Frame 1 (no input): blank canvas, image omitted
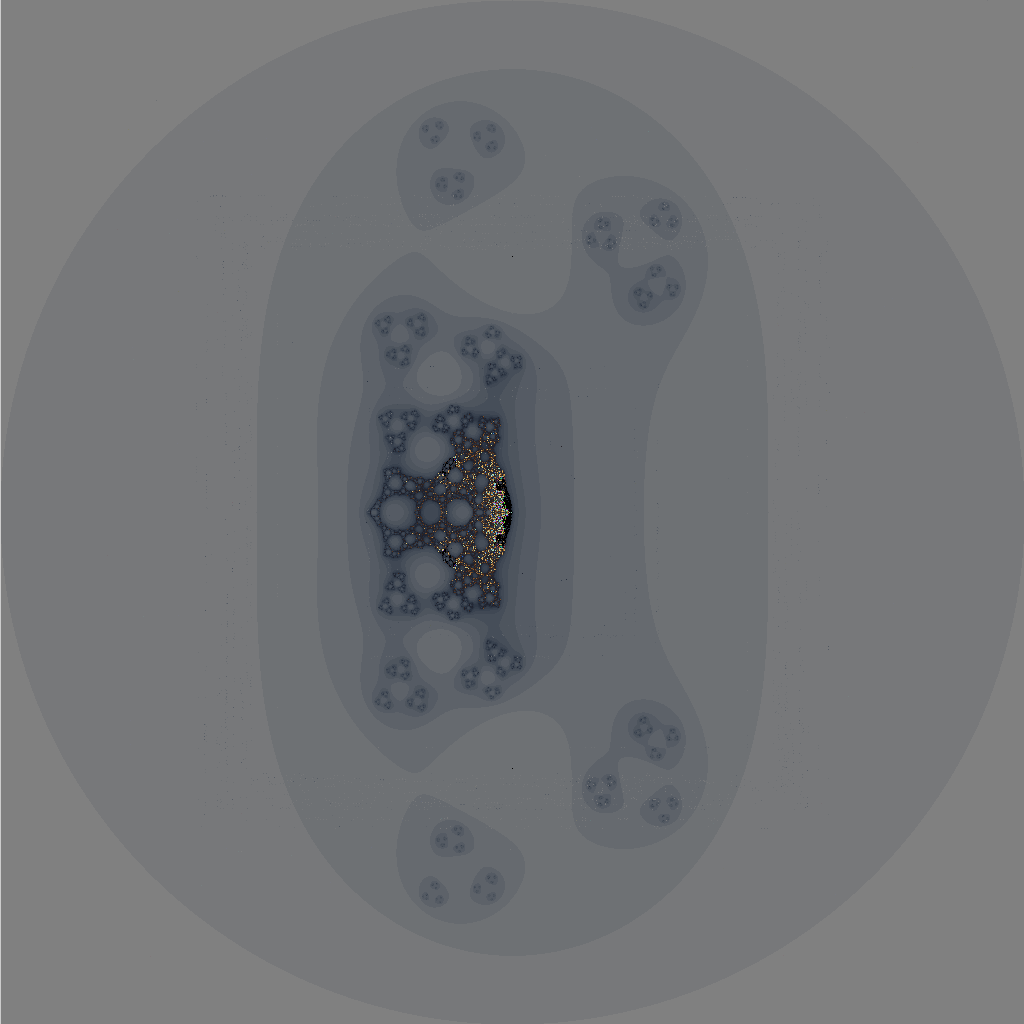
Frame 60 (the mouse pressed at the canvas centre just before this capture)
Frame 120 (the mouse held since frame 60 and released just before this capture): identical to frame 60, image omitted

The Processing sketch that drew this single still picture (run headless with seeded random() and noise(); from frame 60 on, the mouse is pressed at the canvas centre):

// Processing sketch: mandelbrot
// ── mandelbrot.pde
/*
Controls:
left click: zoom in
right click: zoom out
` or ~: reset zoom
_: increase precision (if using variable precision numeric types)
-: decrease precision
+: increase iterations
=: decrease iterations
s or S: toggle path (the trajectory of the point under the mouse) to be drawn at existing zoom or at default zoom
j: toggle julia set mode (zoom remains the same, so usually one would press j then ~)

*/
//import org.apfloat.*;
//import org.apfloat.internal.*;
//import org.apfloat.spi.*;


long prec = 8;
int radix = 32;

int iter = 256;//2048;
int pathSect = 16;
int sect = 1024;

int threads = 3;

int[] threadis;



Ndouble BAILOUT = new Ndouble(4);

Complex<Ndouble> shift = new Complex<Ndouble>(new Ndouble(0),new Ndouble(0));
Complex<Ndouble> scale = new Complex<Ndouble>(new Ndouble(2),new Ndouble(2));

int imageSizeX = 12288;
int imageSizeY = 8192;

Ndouble zoom =new Ndouble(0.5);

PImage bg;

int MINDIM;

boolean julia = false;
Complex<Ndouble> juliaSeed = shift;

public Complex<Ndouble> doStep(Complex<Ndouble> c, Complex<Ndouble> z,int inum)
{
  //return z.prod(c.mulInverse().sum(z.sum(c).mulInverse())).sum(c); // bailout 16 // c 
  //return z.realPow(new fix(1.5)).sum(c.prod(z.mulInverse()));//foam
  return z.mul(z).addEq(c.div(z));//foam
  //return z.mulEq(z).addEq(c);//mandelbrot
  //return z.mulEq(z.add(c)).addEq(c);//fractured mandelbrot
  
  //return z.mul(z).add(c.div(z.add(c)));//
  //return z.prod(z,z).sum(c.prod(z.mulInverse()));//foam
  //return z.prod(z,z,z,z,z,z).sum(c.prod(z.mulInverse()));//foam
  //return z.intPow(inum/32+2).sum(c.prod(z.mulInverse()));//foam
  //return z.intPow(inum%4+2).sum(c.prod(z.mulInverse()));//
  //return z.prod(z).sum(c);//mandelbrot
  //return z.intPow(inum/32+2).sum(c);//
  
  //return z.intPow(1112).sum(c);//
  //return z.prod(z,z,z,z).sum(z.prod(z,z,c.mulInverse()),c);
  //return z.pow(z).prod(c.mulInverse()).sum(z.conj(),c);//ferns
  //return z.pow(z.sum(c)).prod(c.mulInverse()).sum(z.conj(),c,c.prod(z.mulInverse()));//flow
  //return c.pow(z).prod(z.mulInverse()).sum(z);//stress field
  //return c.sum(c.prod(z,c.conj().mulInverse()));//stars
  //return c.prod(c.pow(z.conj()),z,z).sum(z.prod(c.conj().pow(c.prod(z,c.mulInverse().sum(z,c.conj(),z.mulInverse())))),c);//mirror eddies
  //return z.prod(z.sum(c)).sum(c,z.prod(c));//square mandel
  //return z.sum(c).pow(z.prod(c));//sharp flint
  /* these ones need to be updated to the new datatypes:
   //return new ComplexDouble((z.prod(z).imag-c.imag)%2,(z.prod(z).real-c.real)%2);//mandelbar mod
   //return new ComplexDouble((z.prod(z).sum(c).real)%2,(z.prod(z).sum(c).imag)%2);//mandelmod
   //return new ComplexDouble((z.prod(z).sum(c).real)%( 2 / (z.imag * c.real)),(z.prod(z).sum(c).imag)%( 2 / (z.real * c.imag)));//mandelmod2
  */
  //return z.conj().prod(z.conj()).sum(c);// mandelbar   
}



void setup()
{
  size(1024,1024);
  MINDIM = (int)(min(width,height)/2);
  //plotScreen(1);
  bg = get();
  threadis = new int[threads];
  for (int i = 0; i < threads; i++){
    threadis[i] = -1;
  }
  resetThreads();
  
  /*int[] c = new int[] {width/2,height/2};
  for (int i = 0; i < width*height; i++){
    setColor(i);
    rect(c[0],c[1],0,0);
    coordSpiral(c,1);
  }*/
}
boolean stopThreads = false;
int activeThreads = 0;
void resetThreads(){
  stopThreads = true;
  int d = 0;
  while (activeThreads > 0 && d < 250){
    delay(1);
    stopThreads = true;
    d++;
  }
  
  stopThreads = false;
  for (int i = 0 ;i < threads; i++) {
      threadis[i] = i;
      thread("threadFunc"+i);
  }
  
}
void threadFunc(int i){
  activeThreads++;
  
  int[] xy = new int[]{width/2,height/2};
  coordSpiral(xy,threadis[i]);
  while (threadis[i] < width*height){
    if (stopThreads){
      activeThreads--;
      return;
    }
    plotPoint(xy[0],xy[1],iter);
    coordSpiral(xy,threads);
    if (stopThreads){
      activeThreads--;
      return;
    }
    threadis[i]+= threads;
  }
  threadis[i] = -1;
  activeThreads--;
  return;
}

void threadFunc0(){threadFunc(0);}
void threadFunc1(){threadFunc(1);}
void threadFunc2(){threadFunc(2);}
void threadFunc3(){threadFunc(3);}
void threadFunc4(){threadFunc(4);}
void threadFunc5(){threadFunc(5);}
void threadFunc6(){threadFunc(6);}
void threadFunc7(){threadFunc(7);}

int sign(int n){
  return (n>0)?1:-1;
}
void coordSpiral(int[] xy,int i){
  
  /*   k jih g
       l6 5 4f
       m7 0 3e
       n8 1 2d
       o 9ab c
  * /
  // in bottom coord:
  // 1,9,10,11,25,26,27,28,29
  // {n-(floor√n)^2 < root}
  // in top quad:
  // 5,17,18,19,
  int r = (int)sqrt(i);
  r *= r;
  int d = i-r;
  if (d < r
  */
  xy[0] -= width/2;
  xy[1] -= height/2;
  for (int n = 0; n < i; n++){
    if (abs(xy[0])>=abs(xy[1]+(xy[1]>0 && xy[0]>0?1:0)) ){
      xy[1] += sign(xy[0]);
      
      /*if (xy[1]<-height/2 || xy[1]>=height-height/2){
        //skip over x row;
        xy[0] -= xy[1];
        xy[1] -= sign(xy[0]);
      }*/
    }else{
      xy[0] -= sign(xy[1]);
      
      /*if (xy[0]<-width/2 || xy[0]>=width-width/2){
        //skip over y col;
        xy[1] -= xy[0];
        xy[0] += sign(xy[1]);
      }*/
    }
  }
  xy[0] += width/2;
  xy[1] += height/2;
}



public float[] getCoords(Complex<Ndouble> point)
{
  return new float[] { width/2.+ MINDIM*((point.real.sub(shift.real).divEq(scale.real).toFloat())),
                       height/2.+MINDIM*((point.imag.sub(shift.imag).divEq(scale.imag).toFloat()))};
}
public float[] getCoords(Complex<Ndouble> point,boolean defaultWindow)
{
  if(defaultWindow)
  {
    return new float[] { width/2.+ MINDIM*((point.real.toFloat())/2),
                       height/2.+MINDIM*((point.imag.toFloat())/2)};
  }else{
    return getCoords(point);
  }
}

public Complex<Ndouble> getPoint(int x,int y)
{
  Complex<Ndouble> r = shift.add(scale.getPoint((x -  width/2.)/MINDIM,(y -  height/2.)/MINDIM));
  return r;
  //return r.sum(r.prod(new ComplexDouble(4,-2)).mulInverse());
  //return r.sum(r.prod(new ComplexDouble(1)).mulInverse());
  //return r.sum(r.prod(new ComplexDouble(2)).mulInverse());
  //return r.sum(r.prod(new ComplexDouble(-2)).mulInverse());
  //return r.prod((new ComplexDouble(log((float)r.r()),r.theta())));
}

public void setColor(double depth)
{
  stroke(getColor(depth));
}
color getColor(double depth)
{
  if (depth < 0)
  {
    return color(0);
  }else{
    float r = 128-(sin((float)depth/11)*96);
    float g = 128-(sin((float)depth/13)*96);
    float b = 128-(sin((float)depth/17)*96);
    return color(r,g,b);
  }
}

public int testPoint(Complex<Ndouble> point, int iterations)
{
  
  int bailout = -1;
  Complex<Ndouble> z = point.copy();
  for (int i = 0; i < iterations; i++)
  {
    if ( z.abs2().gt(BAILOUT) ) 
    {
      bailout = i;
      break;
    }
    if (stopThreads){
      return iterations;
    }
    z = doStep(julia?juliaSeed.copy():point,z,i);
  }
  return bailout;
}


public int drawPath(int[] coords, int iterations)
{
  int bailout = -1;
  Complex<Ndouble> z = getPoint(coords[0],coords[1]);
  Complex<Ndouble> c = getPoint(coords[0],coords[1]);
  for (int i = 0; i < iterations; i++)
  {
    setColor(i);
    
    float[] oldCoords = getCoords(z);
    if ( z.abs2().gt(BAILOUT) ) 
    {
      bailout = i;
      break;
    }
    z = doStep(julia?juliaSeed.copy():c,z,i);
    float[] newCoords = getCoords(z);
    line(oldCoords[0],oldCoords[1],newCoords[0],newCoords[1]);
  }
  return bailout;
}


boolean pathMode = false;
int pathIndex = 0;
Complex<Ndouble> pathZ =  shift.copy();
Complex<Ndouble> pathC =  shift.copy();
public void contPath(int n)
{
  for(int i = 0 ; i < n ; i++)
  {
    if(pathZ.abs2().lt(BAILOUT))
    {
      
      setColor(pathIndex);
      float[] oldCoords = getCoords(pathZ,pathMode);
      pathZ = doStep(julia?juliaSeed.copy():pathC,pathZ,pathIndex);
      float[] newCoords = getCoords(pathZ,pathMode);
      line(oldCoords[0],oldCoords[1],newCoords[0],newCoords[1]);
      pathIndex ++;
    }
  }
}
public void plotPoint(int x,int y, int iter)
{
     Complex<Ndouble> point = getPoint(x,y);
    int i = testPoint(point,iter);
    color c = getColor((double) i);
    set(x,y, c);
    bg.set(x,y, c);
}
public void plotRow(int y, int iter)
{
  Complex<Ndouble> point;
  for(int x = 0;x<width;x++)
  {
    point = getPoint(x,y);
    int i = testPoint(point,iter);
    setColor((double) i);
    rect(x,y,0,0);
  }
}
public void plotCol(int x, int iter)
{
  Complex<Ndouble> point;
  for(int y = 0;y<height;y++)
  {
    point = getPoint(x,y);
    int i = testPoint(point,iter);
    setColor((double) i);
    rect(x,y,0,0);
  }
}



public void plotScreen( int iter)
{
  Complex<Ndouble> point;
  for(int ix = 0;ix<width;ix++)
  {
    int x = (width/2)+((ix%2==0)?ix/2:-(ix+1)/2);
   for(int y = 0; y < height; y++)
   {
    point = getPoint(x,y);
        
    int i = testPoint(point,iter);

    setColor((double) i);
    rect(x,y,0,0);
   }
  }
}
  
  






void mouseClicked()
  {
    //iter = (int) (iter + 0.125 * iter);
    //println(iter);
    if(mouseButton == RIGHT)
    {
      zoom.recipEq();
    }
    background(255,255,255);
    imageMode(CENTER);
    image(bg, width/2. - (mouseX - width/2.)/(float)zoom.toFloat(),height/2. - (mouseY -height/2.)/(float)zoom.toFloat(),(width/(float)zoom.toFloat()),(height/(float)zoom.toFloat()));
    imageMode(CORNER);
    shift.addEq(scale.getPoint((mouseX - width/2.)/MINDIM,(mouseY - height/2.)/MINDIM));
    scale.realmulEq(zoom);
    bg = get();
    //plotScreen(iter);
    y = 0;
    resetThreads();
    //bg = get();
    if(mouseButton == RIGHT)
    {
      zoom.recipEq();
    }
}

void mouseMoved() 
{
    image(bg,0,0);
    pathZ = getPoint(mouseX,mouseY);
    pathC = getPoint(mouseX,mouseY);
    pathIndex = 0;
    contPath(pathSect);
}

void keyPressed()
{
  if (key == '_'){
    //new fix().hiPrec(8,new fix[] {(fix)BAILOUT,(fix)shift.real,(fix)shift.imag,(fix)scale.real,(fix)scale.imag,(fix)zoom});
    prec += 8;  
    BAILOUT.rePrec();
    shift.real.rePrec();
    shift.imag.rePrec();
    scale.real.rePrec();
    scale.imag.rePrec();
    zoom.rePrec();
  }
  if (key == '-'){
    //new fix().loPrec(8,new fix[] {(fix)BAILOUT,(fix)shift.real,(fix)shift.imag,(fix)scale.real,(fix)scale.imag,(fix)zoom});
    prec -= 8;
    BAILOUT.rePrec();
    shift.real.rePrec();
    shift.imag.rePrec();
    scale.real.rePrec();
    scale.imag.rePrec();
    zoom.rePrec();
  }
  if (key == '='){
    iter /= 2;
  }
  if (key == '+'){
    iter = iter*2+1;
  }
  if (key == '`' || key == '~')
  {
       shift.real = shift.real.fromFloat(0);
       shift.imag = shift.imag.fromFloat(0);
       scale.real = shift.real.fromFloat(2);
       scale.imag = shift.imag.fromFloat(2);
       y = 0;
       resetThreads();
  }else
  if (key == 'S' || key == 's')
  {
    pathMode = !pathMode;
    image(bg,0,0);
    pathZ = getPoint(mouseX,mouseY);
    pathC = getPoint(mouseX,mouseY);
    pathIndex = 0;
    contPath(pathSect);
  }
  if (key == 'p' || key == 'P')
  {
    //CalcScreen(scaleX,scaleY,shiftX,shiftY,iter,imageSizeX,imageSizeY).save("out.png");
  }
  if (key == 'j'){
    juliaSeed = getPoint(mouseX,mouseY);
    julia = !julia;
    y=0;
    resetThreads();
  }
  
}

int y = 0;
void draw()
{
  /*if( y < height)
  {
    image(bg,0,0);
    for ( int i = 0; i < (sect/width); i++)
    {
      //print(i);
      plotRow( (height/2)+(((y+i)%2==0)?(i+y)/2:-(y+1+i)/2) ,iter);
    }
    bg = get();
    y += (sect/width);
  }
  */
  contPath(pathSect);
}

// ── numerics.pde
abstract class Numeric<T extends Numeric<T>>{
  Numeric(double v){
  }
  abstract T copy();
  abstract T set(T other);
  
  T add(T other){return copy().addEq(other);}
  T sub(T other){return copy().subEq(other);}
  T mul(T other){return copy().mulEq(other);}
  T div(T other){return copy().divEq(other);}
  T neg(){return copy().neg();}
  T recip(){return copy().recip();}
  abstract T fromFloat(float v);
  T shiftRight(int n){return copy().shiftRightEq(n);}
  T abs(){
    if (this.lt(this.fromFloat(0))){
      return this.neg();
    }
    return (T) this;
  }
  
  abstract T addEq(T other);
  abstract T subEq(T other);
  abstract T mulEq(T other);
  abstract T divEq(T other);
  abstract T negEq();
  abstract T recipEq();
  abstract T shiftRightEq(int n);
  
  abstract boolean eq(T other);
  boolean neq(T other){return !this.eq(other);}
  abstract boolean leq(T other);
  boolean gt(T other){return !this.leq(other);}
  abstract boolean geq(T other);
  boolean lt(T other){return !this.geq(other);}
  
  abstract float toFloat();
  
  
  T sqrt(){
    T guess = (T)this;
    T oldOther = (T)this;
    T oldOldOther = (T)this;
    T other = this.div(guess);
    T diff = other.sub(guess); 
    while (diff.abs().gt((T)this) && oldOther.neq(other) && oldOldOther.neq(other)) {
      guess = diff.shiftRight(1).add(guess);
      oldOldOther = oldOther;
      oldOther = other;
      other = this.div(guess);
      diff = other.sub(guess); 
    }
    return guess;
  }
  
  abstract T log0();
}

class Complex<T extends Numeric<T>> extends Numeric<Complex<T>>{
  public T imag;
  public T real;

  Complex(T r, T i){
    super(0);
    real = r;
    imag = i;
  }
  
  Complex<T> copy(){
    return new Complex<T>(real.copy(),imag.copy());
  }
  Complex<T> set(Complex<T> other){
    real = other.real;
    imag = other.imag;
    return this;
  }
  
  Complex<T> add(Complex<T> o){
    return new Complex<T>(real.add(o.real),imag.add(o.imag));
  }
  Complex<T> sub(Complex<T> o){
    return new Complex<T>(real.sub(o.real),imag.sub(o.imag));
  }
  Complex<T> mul(Complex<T> o){
    return new Complex<T>(real.mul(o.real).subEq(imag.mul(o.imag)),real.mul(o.imag).addEq(imag.mul(o.real)));
  }
  Complex<T> div(Complex<T> o){
    return mul(o.recip());
  }
  Complex<T> neg(){
    return new Complex<T>(real.neg(),imag.neg());
  }
  Complex<T> conj(){
    return new Complex<T>(real,imag.neg());
  }
  Complex<T> recip(){
    return conj().realdiv(abs2());
  }
  Complex<T> addEq(Complex<T> o){
    real.addEq(o.real);
    imag.addEq(o.imag);
    return this;
  }
  Complex<T> subEq(Complex<T> o){
    real.subEq(o.real);
    imag.subEq(o.imag);
    return this;
  }
  Complex<T> mulEq(Complex<T> o){
    T tmp2 = real.mul(o.imag);
    T tmp = (imag.mul(o.imag));
    imag.mulEq(o.real).addEq(tmp2);
    real.mulEq(o.real).subEq(tmp);
    return this;
  }
  Complex<T> divEq(Complex<T> o){
    return mulEq(o.recip());
  }
  Complex<T> negEq(){
    real.negEq();imag.negEq();
    return this;
  }
  Complex<T> conjEq(){
    imag.negEq();
    return this;
  }
  Complex<T> recipEq(){
    return conjEq().realdivEq(abs2());
  }
  T abs2(){
    return real.mul(real).add(imag.mul(imag));
  }
  T r(){
    return abs2().sqrt();
  }
  Complex<T> abs(){
    return new Complex<T>(r(),real.sub(real));
  }
  Complex<T> realdiv(T n){
    return new Complex<T>(real.div(n),imag.div(n));
  }
  Complex<T> realmul(T n){
    return new Complex<T>(real.mul(n),imag.mul(n));
  }
  Complex<T> realdivEq(T n){
    real.divEq(n);imag.divEq(n);
    return this;
  }
  Complex<T> realmulEq(T n){
    real.mulEq(n);imag.mulEq(n);
    return this;
  }
  
  float toFloat(){
    return 0;
  }
  Complex<T> fromFloat(float f){
    return new Complex<T>(real.sub(real),real.sub(real));
  }
  Complex<T> shiftRight(int n){
    return new Complex<T>(real.shiftRight(n),imag.shiftRight(n));
  }
  Complex<T> shiftRightEq(int n){
    real.shiftRightEq(n);imag.shiftRightEq(n);
    return this;
  }
  
  
  boolean geq(Complex<T> o){return false;}
  boolean eq(Complex<T> o){return real.eq(o.real)&&imag.eq(o.imag);}
  boolean leq(Complex<T> o){return false;}
  Complex<T> log0(){
    return new Complex<T>(real.log0(),real.sub(real));
  }
  
  Complex<T> getPoint(float x, float y){
    return new Complex<T>(real.mul(real.fromFloat(x)),imag.mul(imag.fromFloat(y)));
  }
  
}

class Ndouble extends Numeric<Ndouble>{
  double v;
  Ndouble(double V){
    super(V);
    v = V;
  }
  
  Ndouble copy(){
    return new Ndouble(v);
  }
  Ndouble set(Ndouble o){
    v = o.v;
    return this;
  }
  
  Ndouble add(Ndouble o){ return new Ndouble(v+o.v);}
  Ndouble sub(Ndouble o){ return new Ndouble(v-o.v);}
  Ndouble mul(Ndouble o){ return new Ndouble(v*o.v);}
  Ndouble div(Ndouble o){ return new Ndouble(v/o.v);}
  Ndouble neg(){ return new Ndouble(-v);}
  Ndouble recip(){ return new Ndouble(1/v);}
  Ndouble shiftRight(int n){ return new Ndouble(v*Math.pow(.5,n));}
  
  Ndouble addEq(Ndouble o){ v += o.v;return this;}
  Ndouble subEq(Ndouble o){ v -= o.v;return this;}
  Ndouble mulEq(Ndouble o){ v *= o.v;return this;}
  Ndouble divEq(Ndouble o){ v /= o.v;return this;}
  Ndouble negEq(){ v = -v;return this;}
  Ndouble recipEq(){ v = 1/v;return this;}
  Ndouble shiftRightEq(int n){ v *= Math.pow(.5,n);return this;}
  
  Ndouble fromFloat(float V){ return new Ndouble((double) V);}
  Ndouble abs(){ return new Ndouble(Math.abs(v));}
  
  boolean eq(Ndouble o){ return v == o.v;}
  boolean neq(Ndouble o){ return v != o.v;}
  boolean leq(Ndouble o){ return v <= o.v;}
  boolean gt(Ndouble o){ return v > o.v;}
  boolean geq(Ndouble o){ return v >= o.v;}
  boolean lt(Ndouble o){ return v < o.v;}
  
  float toFloat(){ return (float)v;}
  
  Ndouble sqrt(){return new Ndouble(Math.sqrt(v));}
  
  Ndouble log0(){return new Ndouble(((double)-1.)/0.);}
  void rePrec(){}
}

/*
class AP extends Numeric<AP>{
  Apfloat val;
  AP(double V){
    super(V);
    val = new Apfloat(V,prec,radix);
  }
  AP(Apfloat V){
    super(0);
    val = V;
  }
  
  AP copy(){
    return new AP(val);
  }
  AP set(AP o){
    val = o.val;
    return this;
  }
  
  AP add(AP o){ return new AP(val.add(o.val));}
  AP sub(AP o){ return new AP(val.subtract(o.val));}
  AP mul(AP o){ return new AP(val.multiply(o.val));}
  AP div(AP o){ 
  if (o.val.compareTo(new Apfloat(0,prec,radix)) == 0){
    return new AP(1e30);
  }
  return new AP(val.divide(o.val));}
  AP neg(){ return new AP(val.negate());}
  AP recip(){ return new AP(new Apfloat(1,prec,radix).divide(val));}
  AP shiftRight(int n){ return new AP(val.multiply(ApfloatMath.pow(new Apfloat(.5,prec,radix),n)));}
  
  AP addEq(AP o){ return this.set(this.add(o));}
  AP subEq(AP o){ return this.set(this.sub(o));}
  AP mulEq(AP o){ return this.set(this.mul(o));}
  AP divEq(AP o){ return this.set(this.div(o));}
  AP negEq(){ return this.set(this.neg());}
  AP recipEq(){ return this.set(this.recip());}
  AP shiftRightEq(int n){ return this.set(this.shiftRight(n));}
  
  AP fromFloat(float V){ return new AP((double) V);}
  AP abs(){ return new AP(ApfloatMath.abs(val));}
  
  boolean eq(AP o){ return val.compareTo(o.val)==0;}
  boolean leq(AP o){ return val.compareTo(o.val)<=0;}
  boolean geq(AP o){ return val.compareTo(o.val)>=0;}
  
  float toFloat(){ return val.floatValue();}
  
  AP sqrt(){return new AP(ApfloatMath.sqrt(val));}
  
  AP log0(){return new AP(((double)-1.)/0.);}
  
  void rePrec(){
    val = val.precision(prec);
  }
  
}
*/
/*
class FastComplex extends Numeric<FastComplex>{
  double dreal;
  double dimag;
  boolean isApcomplex;  
  Apcomplex val;
  FastComplex(double r, double i){
    super(0);
    dreal = r;
    dimag = i;
    isApcomplex = false;
  }
  FastComplex(Apfloat r, Apfloat i){
    super(0);
    val = new Apcomplex(r,i);
    isApcomplex = true;
  }
  
  
  FastComplex copy(){
    if (isApcomplex){
      return new FastComplex(val.real(),val.imag());
    }else{
      return new FastComplex(dreal,dimag);
    }
  }
  FastComplex set(FastComplex other){
    dreal = other.dreal;
    dimag = other.dimag;
    val = other.val;
    isApcomplex = other.isApcomplex;
    return this;
  }
  
  FastComplex add(FastComplex o){
    if (isApcomplex)
    return new Complex<T>(real.add(o.real),imag.add(o.imag));
  }
  Complex<T> sub(Complex<T> o){
    return new Complex<T>(real.sub(o.real),imag.sub(o.imag));
  }
  Complex<T> mul(Complex<T> o){
    return new Complex<T>(real.mul(o.real).subEq(imag.mul(o.imag)),real.mul(o.imag).addEq(imag.mul(o.real)));
  }
  Complex<T> div(Complex<T> o){
    return mul(o.recip());
  }
  Complex<T> neg(){
    return new Complex<T>(real.neg(),imag.neg());
  }
  Complex<T> conj(){
    return new Complex<T>(real,imag.neg());
  }
  Complex<T> recip(){
    return conj().realdiv(abs2());
  }
  Complex<T> addEq(Complex<T> o){
    real.addEq(o.real);
    imag.addEq(o.imag);
    return this;
  }
  Complex<T> subEq(Complex<T> o){
    real.subEq(o.real);
    imag.subEq(o.imag);
    return this;
  }
  Complex<T> mulEq(Complex<T> o){
    T tmp2 = real.mul(o.imag);
    T tmp = (imag.mul(o.imag));
    imag.mulEq(o.real).addEq(tmp2);
    real.mulEq(o.real).subEq(tmp);
    return this;
  }
  Complex<T> divEq(Complex<T> o){
    return mulEq(o.recip());
  }
  Complex<T> negEq(){
    real.negEq();imag.negEq();
    return this;
  }
  Complex<T> conjEq(){
    imag.negEq();
    return this;
  }
  Complex<T> recipEq(){
    return conjEq().realdivEq(abs2());
  }
  T abs2(){
    return real.mul(real).add(imag.mul(imag));
  }
  T r(){
    return abs2().sqrt();
  }
  Complex<T> abs(){
    return new Complex<T>(r(),real.sub(real));
  }
  Complex<T> realdiv(T n){
    return new Complex<T>(real.div(n),imag.div(n));
  }
  Complex<T> realmul(T n){
    return new Complex<T>(real.mul(n),imag.mul(n));
  }
  Complex<T> realdivEq(T n){
    real.divEq(n);imag.divEq(n);
    return this;
  }
  Complex<T> realmulEq(T n){
    real.mulEq(n);imag.mulEq(n);
    return this;
  }
  
  float toFloat(){
    return 0;
  }
  Complex<T> fromFloat(float f){
    return new Complex<T>(real.sub(real),real.sub(real));
  }
  Complex<T> shiftRight(int n){
    return new Complex<T>(real.shiftRight(n),imag.shiftRight(n));
  }
  Complex<T> shiftRightEq(int n){
    real.shiftRightEq(n);imag.shiftRightEq(n);
    return this;
  }
  
  
  boolean geq(Complex<T> o){return false;}
  boolean eq(Complex<T> o){return real.eq(o.real)&&imag.eq(o.imag);}
  boolean leq(Complex<T> o){return false;}
  Complex<T> log0(){
    return new Complex<T>(real.log0(),real.sub(real));
  }
  
  Complex<T> getPoint(float x, float y){
    return new Complex<T>(real.mul(real.fromFloat(x)),imag.mul(imag.fromFloat(y)));
  }
  
}
*/
